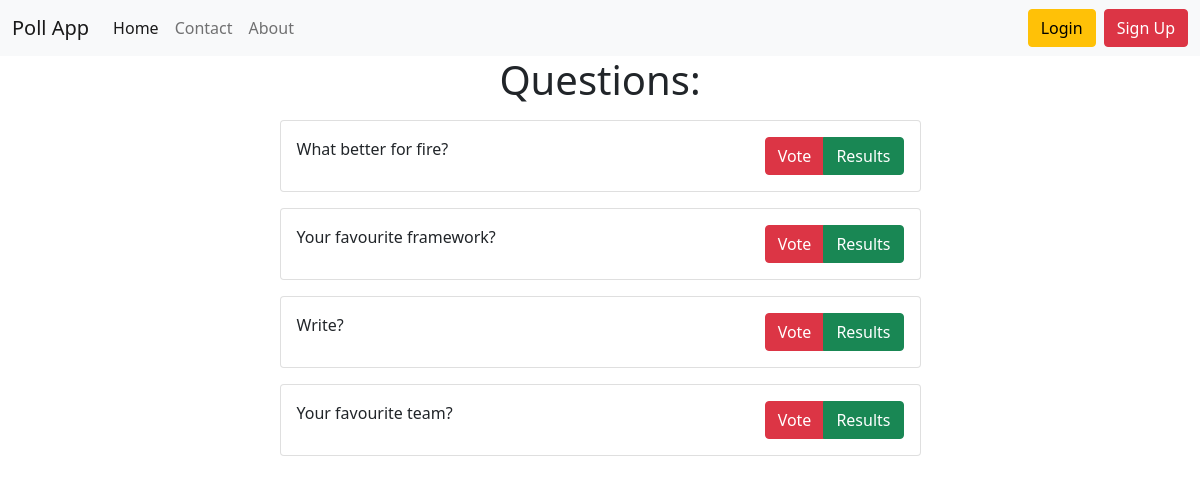
The app's page /, older data.
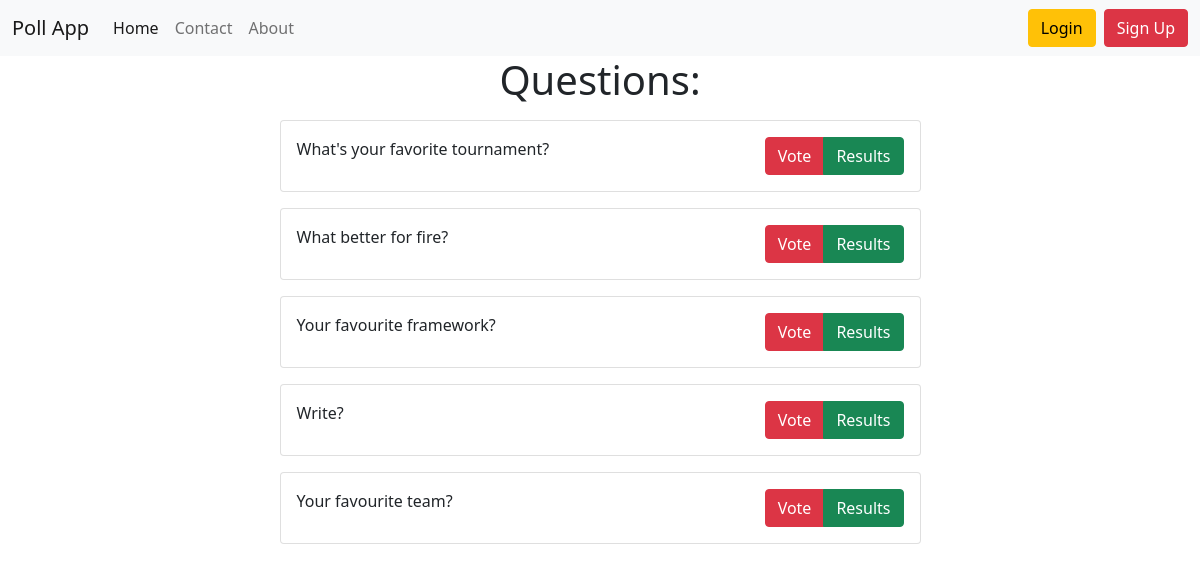
The same page, newer data.
### poll_app/models.py (models this page shows, shortened)
class Question(models.Model):
    question_text = models.CharField(max_length=100, unique=True)
    slug = models.SlugField(unique=True)
    created_at = models.DateTimeField(auto_now_add=True)
    is_active = models.BooleanField(default=True)
    views = models.ManyToManyField(IpModel, related_name='post_views', blank=True)
    class Meta:
        ordering = ['-created_at']

### poll_app/views.py (the view)
# urls.py: path('', HomeView.as_view(), name='home'),
class HomeView(generic.ListView):
    template_name = 'poll_app/home.html'
    context_object_name = 'question_list'
    queryset = Question.objects.filter(is_active=True)

### poll_app/templates/poll_app/home.html (shortened to what this page needs)
{% extends 'base.html' %}
{% block content %}
<h1 class="text-center mb-3">
    Questions:
</h1>
{% if question_list %}
{% for question in question_list %}
<div class="card mb-3">
    <div class="card-body">
        {{ question.question_text }}
        <div class="btn-group float-end" role="group" aria-label="Basic mixed styles example">
            <a type="button" class="btn btn-danger" href="{% url 'poll_app:detail' question.slug %}">Vote</a>
            <a type="button" class="btn btn-success" href="{% url 'poll_app:results' question.slug %}">Results</a>
        </div>
    </div>
</div>
{% empty %}
There are no active polls.
{% endfor %}
{% else %}
<p>No pulls</p>
{% endif %}
{% endblock %}

Row changes from the older to the newer data that the page shows:
added Question: question_text "What's your favorite tournament?"
